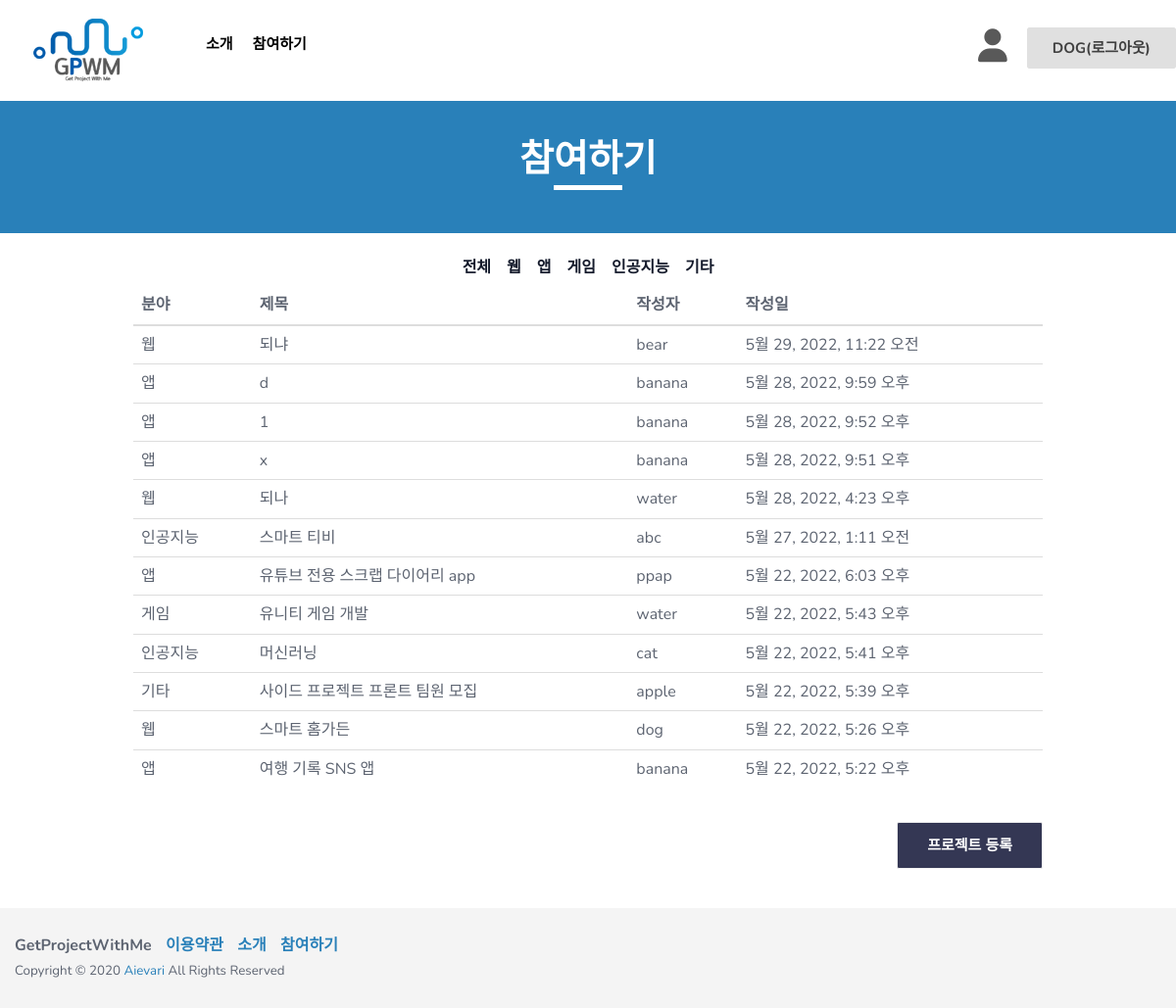
/board/ (signed in), run on the app's committed database.
### board/models.py (models this page shows, shortened)
class Writing(models.Model):
    TECHNICAL_CHOICES = {
       ('웹', '웹'),
       ('앱', '앱'),
       ('게임', '게임'),
       ('인공지능', '인공지능'),
       ('기타', '기타')
    }
    TOPIC_CHOICES = {
       ('생활', '생활'),
       ('업무', '업무'),
       ('공공/교통', '공공/교통'),
       ('금융/핀테크', '금융/핀테크'),
       ('의료', '의료'),
       ('교육', '교육'),
       ('유통/쇼핑', '유통/쇼핑'),
       ('엔터테인먼트', '엔터테인먼트'),
       ('기타', '기타')
    }
    IDENTITY_CHOICES = {
       ('학생', '학생'),
       ('취준생', '취준생'),
       ('직장인', '직장인'),
       ('기타','기타')
    }
    author = models.ForeignKey(User, on_delete=models.CASCADE, null=False)  # 유저모델과 연결!
    title = models.CharField(max_length=200, default = '') #프로젝트 개요
    technical_field = models.CharField(max_length=80, choices=TECHNICAL_CHOICES, default = '') #기술분야
    topic_area = models.CharField(max_length=80, choices=TOPIC_CHOICES, default = '')#주제영역
    content = models.TextField('프로젝트 개요서 첨부')  # 프로젝트 개요서 첨부
    team = models.CharField(max_length=30, default = '')#모집인원
    최종학력 = models.CharField(max_length=200, default = '')
    신분 = models.CharField(max_length=200, choices=IDENTITY_CHOICES, default = '')
    like = models.ManyToManyField(User, related_name='likes',blank=True)
    like_count = models.PositiveIntegerField(default=0) #0또는 양수만 받는 필드
    create_date = models.DateTimeField(auto_now_add=True)  # 글이 만들어지면 자동 작성.
    modify_date = models.DateTimeField(null=True, blank=True)  # 수정할 때마다 갱신.(뷰에서 제어)

### board/views.py (the view)
# urls.py: path('', views.list, name='list'),  # list를 보여주는 뷰와 연결한다.
def list(request):
    writing_list = Writing.objects.all()  # 객체들을 다 불러온다.
    writing_list = writing_list.order_by('-create_date')  # 만들어진 시간의 역으로 정렬한다.
    context = {'writing_list':writing_list,  # writing_list라는 키 안에 writing_list를 담는다.
               }
    return render(request, 'list.html', context)

### board/templates/list.html (shortened to what this page needs)
<!DOCTYPE html>
<html class="no-js" lang="en">
  <head>
    <link rel="stylesheet" href="/static/css/bootstrap.min.css" />
    <link rel="stylesheet" href="/static/css/owl.carousel.css" />
    <link rel="stylesheet" href="/static/css/owl.transitions.css" />
    <link rel="stylesheet" href="/static/css/animate.css" />
    <link rel="stylesheet" href="/static/css/meanmenu.min.css" />
    <link rel="stylesheet" href="/static/css/font-awesome.min.css" />
    <link rel="stylesheet" href="/static/css/themify-icons.css" />
    <link rel="stylesheet" href="/static/css/flaticon.css" />
    <link rel="stylesheet" href="/static/css/magnific.min.css" />
    <link rel="stylesheet" href="/static/css/style.css" />
    <link rel="stylesheet" href="/static/css/responsive.css" />
  </head>
  <body>
    <header class="header-one">
      <div id="sticker" class="header-area hidden-xs">
        <div class="container">
          <div class="row">
            <div class="col-md-12 col-sm-12">
              <div class="row">
                <div class="col-md-2 col-sm-3">
                  <div class="logo">
                    <a
                      class="navbar-brand page-scroll white-logo"
                      href="{% url "main" %}"
                    >
                      <img src="/static/img/logo/GPWM_logo.png" alt="" />
                    </a>
                  </div>
                </div>
                <div class="col-md-10 col-sm-9">
                  <div class="header-right-link usericonflex">
                    <div class="usericon">
                      {% if user.is_authenticated %}
                      <a class="pages iconcolor" href="{% url "mypage" %}"><i class="fa-solid fa-user"></i></a>
                      {% else %}
                      <a class="pages iconcolor" href="{% url "login" %}"><i class="fa-solid fa-user"></i></a>
                      {% endif %}
                    </div>
                    <div class="loginm">
                      {% if user.is_authenticated %}
                      <a class="s-menu" href="{% url "logout" %}">{{ user.username }}(로그아웃)</a>
                      {% else %}
                      <a class="s-menu" href="{% url "login" %}">로그인</a>
                      {% endif %}
                    </div>
                  </div>
                  <nav class="navbar navbar-default">
                    <div class="collapse navbar-collapse" id="navbar-example">
                      <div class="main-menu">
                        <ul class="nav navbar-nav navbar-right">
                          <li>
                            <a class="pages" href="{% url "introduce" %}">소개</a>
                          </li>
                          <li>
                            <a href="{% url "list" %}">참여하기</a>
                          </li>
                        </ul>
                      </div>
                    </div>
                  </nav>
                </div>
              </div>
            </div>
          </div>
        </div>
      </div>
    </header>
    <div class="page-area">
      <div class="breadcumb-overlay"></div>
      <div class="container">
        <div class="row">
          <div class="col-md-12 col-sm-12 col-xs-12">
            <div class="breadcrumb text-center">
              <div class="section-headline white-headline">
                <h3>참여하기</h3>
                <hr />
              </div>
            </div>
          </div>
        </div>
      </div>
    </div>
    <div class="page-area">
      <div class="breadcumb-overlay backcolorwhite"></div>
      <div class="container catecenter2">
        <div class="col-md-12 col-sm-12 col-xs-12 catecenter">
          <h6 class="h6mar">전체</h6>
          <h6 class="h6mar">웹</h6>
          <h6 class="h6mar">앱</h6>
          <h6 class="h6mar">게임</h6>
          <h6 class="h6mar">인공지능</h6>
          <h6 class="h6mar">기타</h6>
        </div>
      </div>
    </div>
    {% block content %}
    <div class="container conwidth">
      <div class="row">
        <div class="support-all">
          <table class="table">
              <thead class="thead-dark">
                <tr>
                  <th scope="col">분야</th>
                  <th scope="col">제목</th>
                  <th scope="col">작성자</th>
                  <th scope="col">작성일</th>
                </tr>
              </thead>
              <tbody>
                {% for writing in writing_list %}
                {% if user.is_authenticated %}
                <tr onclick="location.href='/board/posting/{{ writing.id }}/'">
                  <td>{{ writing.technical_field }}</td>
                  <td>{{ writing.title }}</td>
                  <td>{{ writing.author }}</td>
                  <td>{{ writing.create_date }}</td>
                </tr>
                {% endif %}
                {% endfor %}
              </tbody>
          </table>
        </div>
          <div class="col-md-12 col-sm-12 col-xs-12 disf">
            {% if user.is_authenticated %}
            <a id="signup" class="login-btn proenroll" href="{% url 'create' %}">프로젝트 등록</a>
            {% else %}
            <a id="signup" class="login-btn proenroll" href="{% url "login" %}">로그인 후 이용가능</a>
            {% endif %}
          </div>
          {% endblock %}
      </div>
    </div>
    <footer class="footer1">
      <div class="footer-area-bottom">
        <div class="container">
          <div class="row">
            <div class="col-md-6 col-sm-6 col-xs-12">
              <div class="copyright">
                <p class="fontwei">
                  <span>GetProjectWithMe</span>
                  <span><a href="#" class="colorblue">이용약관</a></span>
                  <span
                    ><a href="{% url "introduce" %}" class="colorblue">소개</a></span
                  >
                  <span
                    ><a href="{% url "list" %}" class="colorblue">참여하기</a></span
                  >
                </p>
                <p class="txtsiz">
                  Copyright © 2020
                  <a href="#">Aievari</a> All Rights Reserved
                </p>
              </div>
            </div>
          </div>
        </div>
      </div>
    </footer>
  </body>
</html>

### loginapp/static/css/style.css (style rules this page uses)
html, body { height: 100%; }
img { max-width: 100%; height: auto; }
p { margin: 0 0 9px; color: #5d6471; }
h1, h2, h3, h4, h5, h6 { font-family: "Nunito", sans-serif; margin: 0 0 15px; color: #151b2c; font-weight: 600; }
h3 { font-size: 30px; line-height: 38px; }
h6 { font-size: 16px; line-height: 28px; }
a { transition: all 0.3s ease 0s; text-decoration: none; }
body { background: #fff none repeat scroll 0 0; color: #5d6471; font-family: "Nunito", sans-serif; font-size: 16px; text-align: left; overflow-x: hidden; line-height: 26px; }
ul { list-style: outside none none; margin: 0; padding: 0; }
.navbar-collapse { padding-left: 0px; }
.white-headline h3 { color: #fff; }
.section-headline { padding-bottom: 40px; position: relative; }
.section-headline h3 { font-size: 40px; line-height: 46px; }
.header-one { position: absolute; top: 0; left: 0; width: 100%; height: auto; z-index: 999; }
.header-area { background: transparent; background-color: white; }
.logo { display: block; }
.logo a { display: inline-block; height: auto; padding: 18px 0; }
.main-menu ul.navbar-nav li { float: left; position: relative; }
.main-menu ul.navbar-nav li a { background: rgba(0, 0, 0, 0) none repeat scroll 0 0; color: black; font-size: 18px; font-weight: 700; padding: 38px 15px 25px 15px; text-transform: uppercase; position: relative; }
.navbar { border: medium none; margin-bottom: 0; }
.navbar-default { background: rgba(0, 0, 0, 0) none repeat scroll 0 0; }
.navbar.navbar-default { float: left; }
.header-right-link { float: right; padding: 30px 0px; margin-left: 60px; text-align: right; }
.s-menu { padding: 10px 25px; border: 1px solid #e0e0e0; background: #e0e0e0; color: #404040; transition: 0.4s; font-size: 15px; font-weight: 700; border-radius: 3px; text-transform: uppercase; }
.usericon { font-size: 40px; }
.colorblue { color: #2980b9; margin-left: 10px; }
.support-all { display: flex; justify-content: space-between; flex-wrap: wrap; }
.footer1 { background-repeat: no-repeat; background-position: center center; background-size: cover; z-index: 1; position: relative; overflow: hidden; }
.footer1::after { background: rgba(255, 255, 255, 0.98) none repeat scroll 0 0; position: absolute; content: ""; left: 0; top: 0; width: 100%; height: 100%; z-index: -1; }
.footer-area-bottom { padding: 25px 0; background: #f4f4f4; }
.copyright>p { margin-bottom: 0; color: #5d6471; }
.copyright a { color: #2980b9; }
.page-area { position: relative; }
.page-area { background-repeat: no-repeat; background-size: cover; background-position: top center; }
.breadcumb-overlay { position: absolute; background-color: #2980b9; top: 0; width: 100%; left: 0; height: 92%; }
.breadcrumb { padding: 87px 0px 20px; background-color: transparent; margin-bottom: 0; }
.breadcrumb .section-headline h3 { font-size: 38px; line-height: 42px; text-transform: uppercase; position: relative; top: 15px; font-weight: 700; padding: 40px 0px 0px 0px; }
.breadcrumb .section-headline { padding-bottom: 25px; }
.breadcrumb .section-headline h3::after { display: none; }
.breadcrumb .section-headline::after { display: none; }
.login-btn { padding: 10px 30px; border: 1px solid #2980b9; background: #2980b9; color: #fff; transition: 0.4s; font-size: 15px; font-weight: 700; border-radius: 2px; text-transform: uppercase; display: block; width: 100%; margin-top: 15px; }
.proenroll { border: 1px solid #f1f1f1; background: #343754; color: #fff; width: max-content; }
.usericon { margin-right: 20px; font-size: 34px; }
.usericonflex { display: flex; }
.loginm { margin-top: 6px; }
.iconcolor { color: #595959; }
.catecenter { display: flex; text-align: center; align-content: center; justify-content: center; }
.catecenter2 { display: flex; justify-content: center; }
.h6mar { margin: 0 8px; border-bottom: 5px solid #fff; }
.backcolorwhite { background-color: #fff; height: 100%; }
.conwidth { width: 80%; }
@media (min-width:768px) { .conwidth { width: 750px } }
@media (min-width:992px) { .conwidth { width: 921px } }
@media (min-width:1200px) { .conwidth { width: 928px } }
.txtsiz { font-size: smaller; }
.disf { display: flex; justify-content: flex-end; margin-bottom: 40px; }
.fontwei { font-weight: bold; }

### loginapp/static/css/responsive.css (style rules this page uses)
@media (min-width: 992px) and (max-width: 1269px) { .header-right-link { margin-left: 10px; } }
@media (min-width: 992px) and (max-width: 1269px) { .main-menu ul.navbar-nav li a { font-size: 15px; padding: 35px 10px; } }

### data on the page
Writing: technical_field "웹", title "되냐", author "bear", create_date "5월 29, 2022, 11:22 오전"
Writing: technical_field "앱", title "d", author "banana", create_date "5월 28, 2022, 9:59 오후"
Writing: technical_field "앱", title "1", author "banana", create_date "5월 28, 2022, 9:52 오후"
Writing: technical_field "앱", title "x", author "banana", create_date "5월 28, 2022, 9:51 오후"
Writing: technical_field "웹", title "되나", author "water", create_date "5월 28, 2022, 4:23 오후"
Writing: technical_field "인공지능", title "스마트 티비", author "abc", create_date "5월 27, 2022, 1:11 오전"
Writing: technical_field "앱", title "유튜브 전용 스크랩 다이어리 app", author "ppap", create_date "5월 22, 2022, 6:03 오후"
Writing: technical_field "게임", title "유니티 게임 개발", author "water", create_date "5월 22, 2022, 5:43 오후"
Writing: technical_field "인공지능", title "머신러닝", author "cat", create_date "5월 22, 2022, 5:41 오후"
Writing: technical_field "기타", title "사이드 프로젝트 프론트 팀원 모집", author "apple", create_date "5월 22, 2022, 5:39 오후"
Writing: technical_field "웹", title "스마트 홈가든", author "dog", create_date "5월 22, 2022, 5:26 오후"
Writing: technical_field "앱", title "여행 기록 SNS 앱", author "banana", create_date "5월 22, 2022, 5:22 오후"

### other printed values
{{ user.username }} "DOG"
